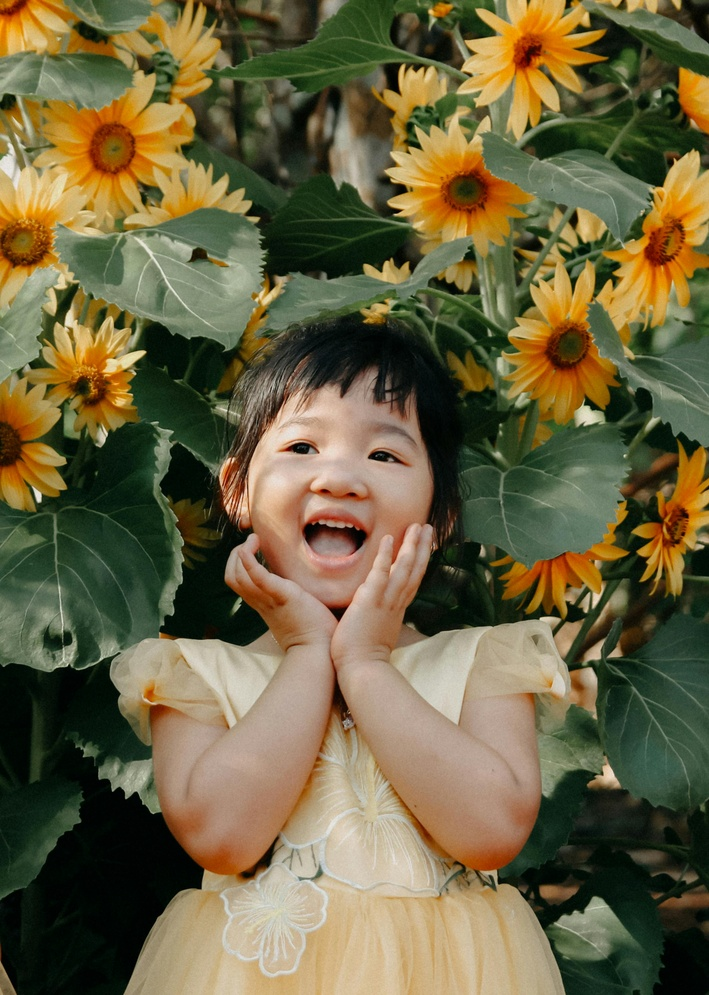
#> input picture basics/test.jpg, 709 x 995 px, shrunk from 2461 x 3456 before the run
$ python effects.py
#> lines starting #> are read from the running program, lines starting #| are printed output that depends on the picture; after the words box and inside, x2 and y2 are one past the last pixel; in counts of white or black regions, pixels touching at a corner belong together
import cv2
import numpy as np
import sys
import os
from pathlib import Path

# Script directory
SCRIPT_DIR = Path(__file__).resolve().parent

# Allow overrides via environment variables
env_input = os.environ.get("MY_INPUT_PATH")
env_output = os.environ.get("MY_OUTPUT_DIR")

if env_input:
    INPUT_PATH = Path(env_input)
else:
    INPUT_PATH = SCRIPT_DIR / "test.jpg"

if env_output:
    OUTPUT_DIR = Path(env_output)
else:
    OUTPUT_DIR = SCRIPT_DIR / "outputs"

OUTPUT_DIR.mkdir(parents=True, exist_ok=True)

print(f"Script dir: {SCRIPT_DIR}")
print(f"Current working dir: {Path.cwd()}")
print(f"Using input path: {INPUT_PATH}")
print(f"Using output dir: {OUTPUT_DIR}")

# LOAD IMAGE
img = cv2.imread(str(INPUT_PATH))
#> img is the input picture: shape (995, 709, 3); mean B, G, R 64.8, 98.9, 107.9
if img is None:
    print("Error: Image not found. Please check the path.")
    print(f"Tried path: {INPUT_PATH}")
    sys.exit(1)

def safe_imshow(name, image):
    try:
        cv2.namedWindow(name, cv2.WINDOW_NORMAL)
        cv2.imshow(name, image)
    except Exception as e:
        print(f"Warning: can't show window '{name}': {e}")

safe_imshow("Original", img)

# BLUR
blurred=cv2.blur(img,(15,15))
safe_imshow("Blurred", blurred)

#GAUSSIAN BLUR
gaussian_blurred=cv2.GaussianBlur(img,(15,15),0)
safe_imshow("Gaussian Blurred", gaussian_blurred)

#MEDIAN BLUR
median_blurred=cv2.medianBlur(img,15)
safe_imshow("Median Blurred", median_blurred)

#EDGE DETECTION
gray = cv2.cvtColor(img, cv2.COLOR_BGR2GRAY)
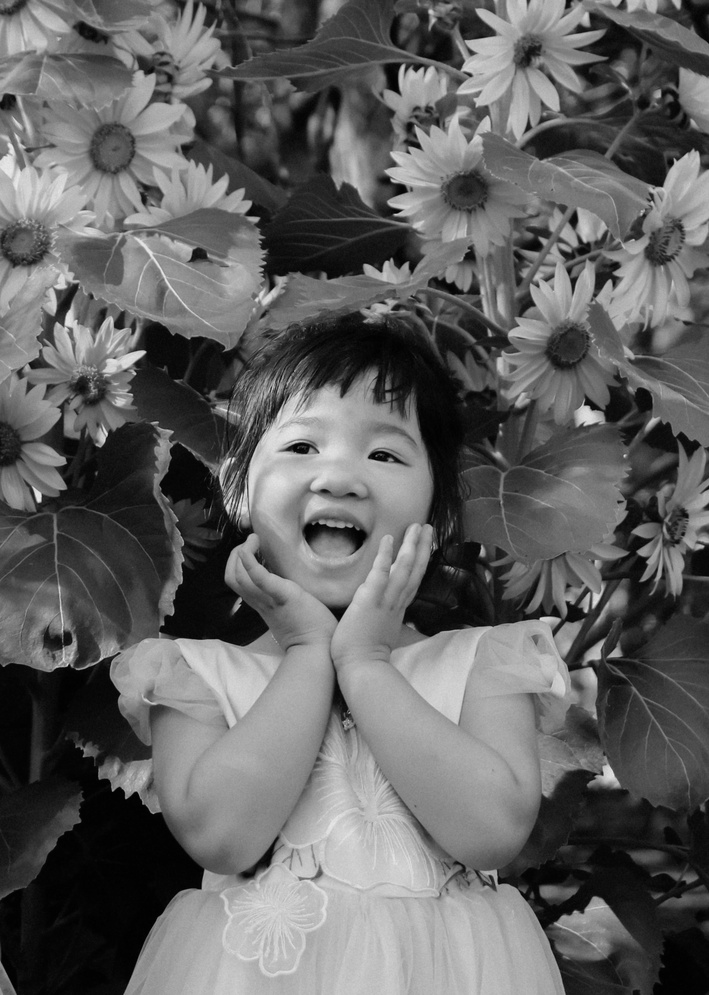
#> gray: shape (995, 709); min 0, max 233, mean 97.7
edges=cv2.Canny(gray,100,200)
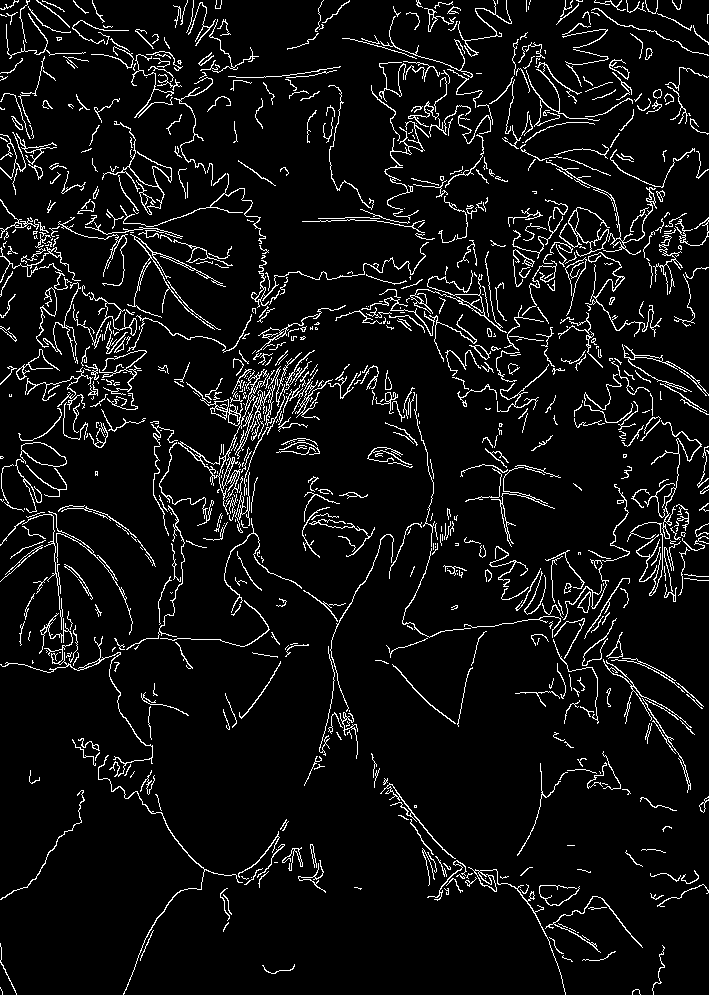
#> edges: shape (995, 709); 6.6% white in thin lines or dots
safe_imshow("Edges", edges)

# KERNEL
kernel=np.ones((2,2),np.uint8)

#DILATION (expands white areas)
dilated=cv2.dilate(edges,kernel,iterations=2)
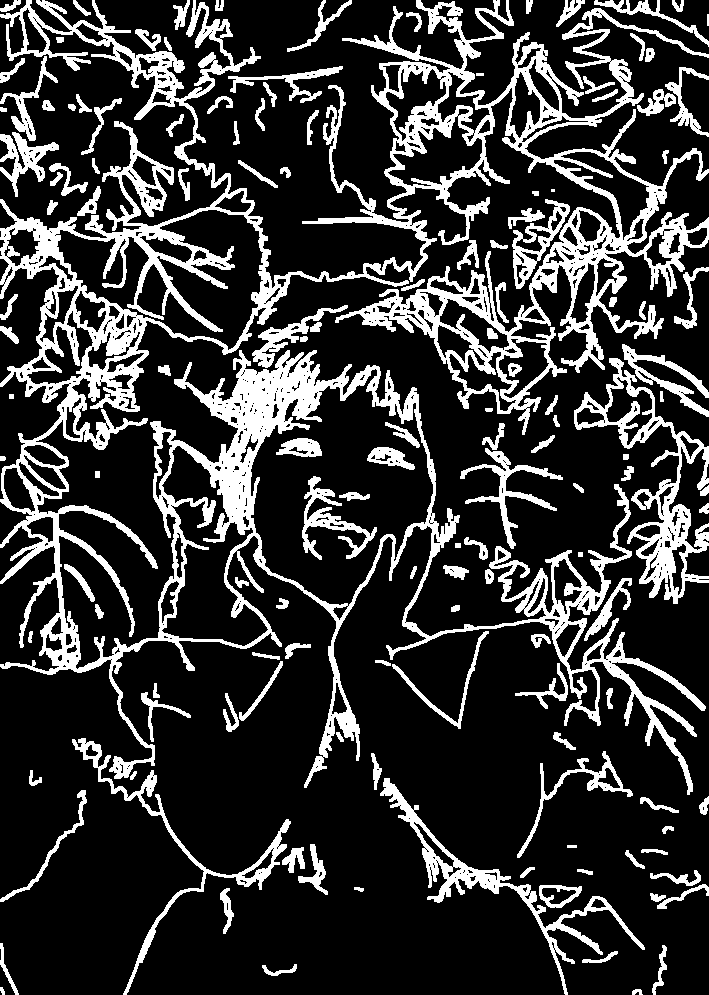
#> dilated: shape (995, 709); 20.6% white; 142 white regions (1 under 20 px), largest, box (x1, y1, x2, y2) and area: (0, 0, 709, 795) 97811, (574, 358, 709, 604) 6823, (380, 778, 645, 995) 4542
safe_imshow("Dilated", dilated)

#EROSION (contracts white areas)
eroded=cv2.erode(edges,kernel,iterations=1)
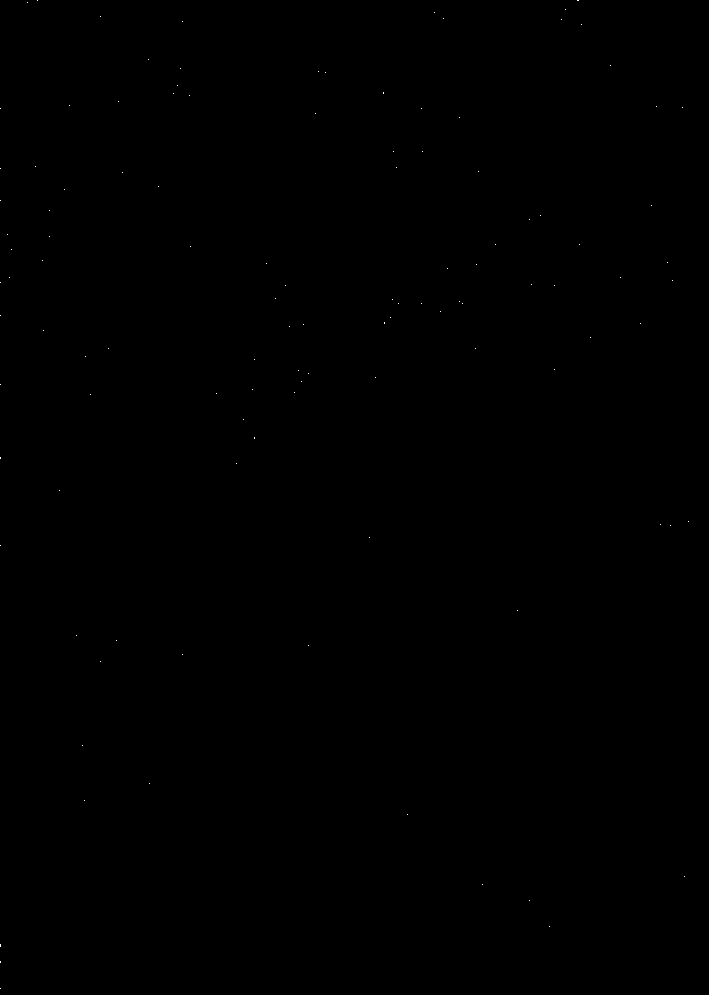
#> eroded: shape (995, 709); 0.02% white in thin lines or dots
safe_imshow("Eroded", eroded)

#THRESHOLDING
_, thresh = cv2.threshold(gray, 127, 255, cv2.THRESH_BINARY)
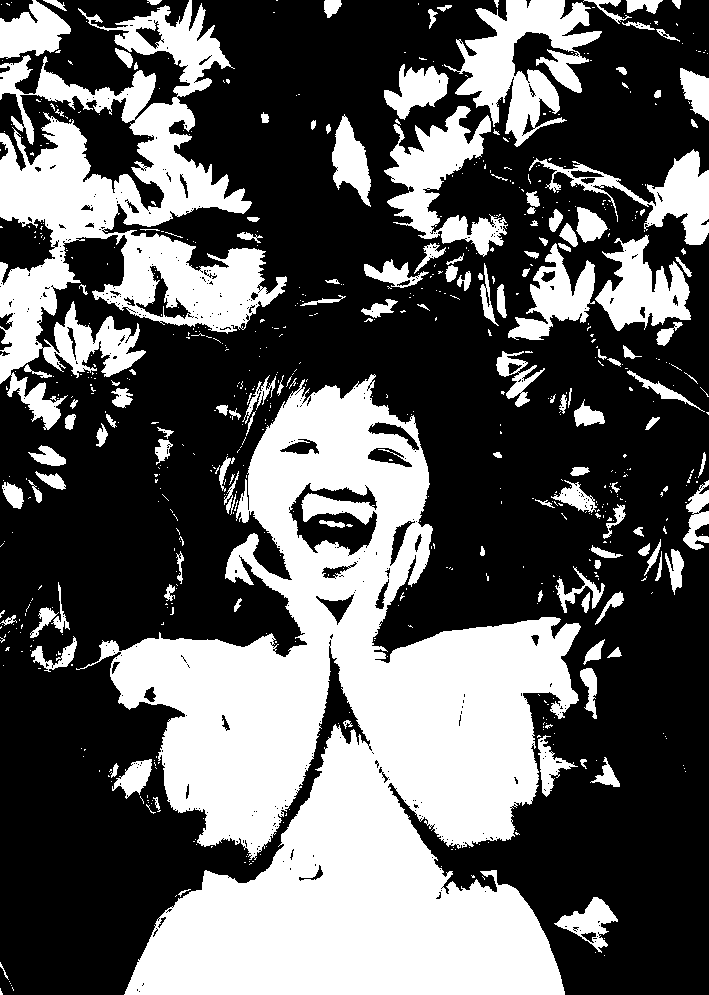
#> thresh: shape (995, 709); 37.5% white; 694 white regions (556 under 20 px), largest, box (x1, y1, x2, y2) and area: (76, 374, 581, 995) 157106, (0, 0, 287, 430) 45017, (444, 0, 602, 147) 10120
safe_imshow("Thresholded", thresh)

#OPENING (removes noise)
opening=cv2.morphologyEx(thresh,cv2.MORPH_OPEN,kernel)
#> opening: shape (995, 709); 36.9% white; 323 white regions (161 under 20 px), largest, box (x1, y1, x2, y2) and area: (111, 376, 582, 995) 155691, (0, 65, 288, 385) 34486, (456, 0, 603, 148) 9122
safe_imshow("Opening", opening)

#CLOSING (fills holes)
closing=cv2.morphologyEx(thresh,cv2.MORPH_CLOSE,kernel)
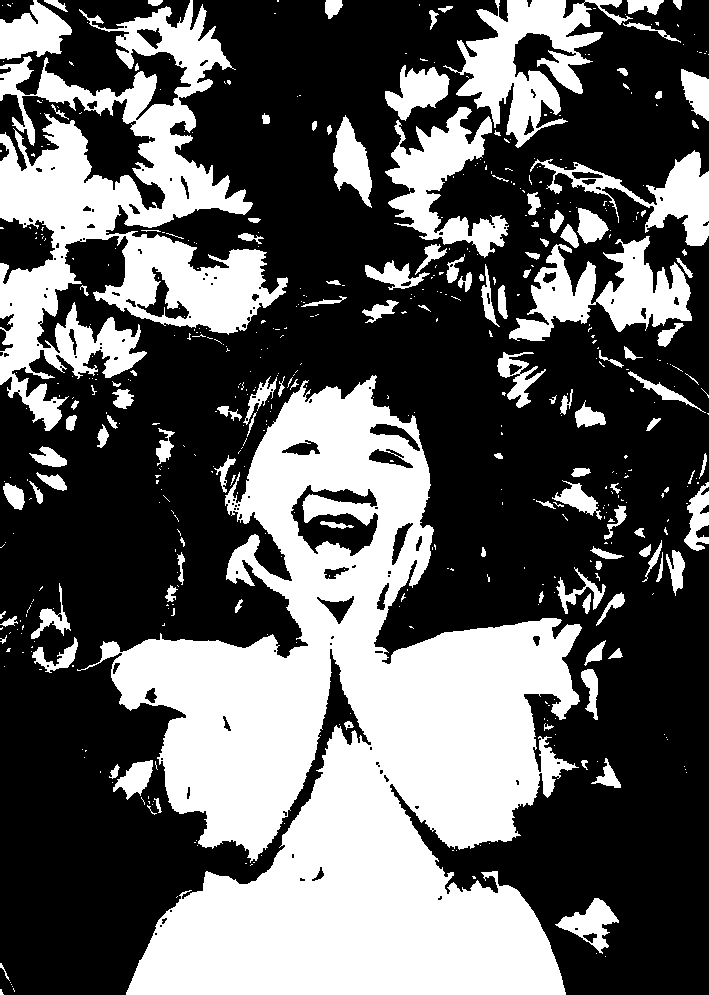
#> closing: shape (995, 709); 37.9% white; 527 white regions (399 under 20 px), largest, box (x1, y1, x2, y2) and area: (77, 375, 582, 995) 158852, (0, 0, 288, 431) 46370, (443, 0, 633, 148) 10610
safe_imshow("Closing", closing)

# SHARPENING
kernel_=np.array([[0,-1,0],[-1,5,-1],[0,-1,0]])
sharpened=cv2.filter2D(img,-1,kernel_)
safe_imshow("Sharpened", sharpened)

# SAVE IMAGES
out_blurred = OUTPUT_DIR / "blurred.jpg"
out_gaussian = OUTPUT_DIR / "gaussian_blurred.jpg"
out_median = OUTPUT_DIR / "median_blurred.jpg"
out_edges = OUTPUT_DIR / "edges.jpg"
out_dilated = OUTPUT_DIR / "dilated.jpg"
out_eroded = OUTPUT_DIR / "eroded.jpg"
out_thresh = OUTPUT_DIR / "thresholded.jpg"
out_opening = OUTPUT_DIR / "opening.jpg"
out_closing = OUTPUT_DIR / "closing.jpg"
out_sharpened = OUTPUT_DIR / "sharpened.jpg"

ok1 = cv2.imwrite(str(out_blurred), blurred)
ok2 = cv2.imwrite(str(out_gaussian), gaussian_blurred)
ok3 = cv2.imwrite(str(out_median), median_blurred)
ok4 = cv2.imwrite(str(out_edges), edges)
ok5 = cv2.imwrite(str(out_dilated), dilated)
ok6 = cv2.imwrite(str(out_eroded), eroded)
ok7 = cv2.imwrite(str(out_thresh), thresh)
ok8 = cv2.imwrite(str(out_opening), opening)
ok9 = cv2.imwrite(str(out_closing), closing)
ok10 = cv2.imwrite(str(out_sharpened), sharpened)

print("Saved files:")
print(f" - {out_blurred}: {ok1}")
#|  - basics/outputs/blurred.jpg: True
print(f" - {out_gaussian}: {ok2}")
#|  - basics/outputs/gaussian_blurred.jpg: True
print(f" - {out_median}: {ok3}")
#|  - basics/outputs/median_blurred.jpg: True
print(f" - {out_edges}: {ok4}")
#|  - basics/outputs/edges.jpg: True
print(f" - {out_dilated}: {ok5}")
#|  - basics/outputs/dilated.jpg: True
print(f" - {out_eroded}: {ok6}")
#|  - basics/outputs/eroded.jpg: True
print(f" - {out_thresh}: {ok7}")
#|  - basics/outputs/thresholded.jpg: True
print(f" - {out_opening}: {ok8}")
#|  - basics/outputs/opening.jpg: True
print(f" - {out_closing}: {ok9}")
#|  - basics/outputs/closing.jpg: True
print(f" - {out_sharpened}: {ok10}")
#|  - basics/outputs/sharpened.jpg: True
try:
    cv2.waitKey(0)
    cv2.destroyAllWindows()
except Exception:
    pass
